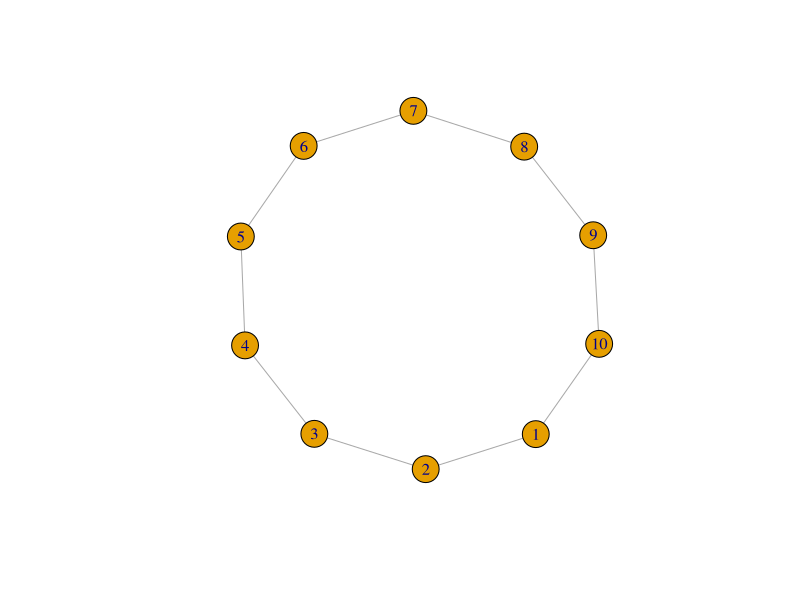
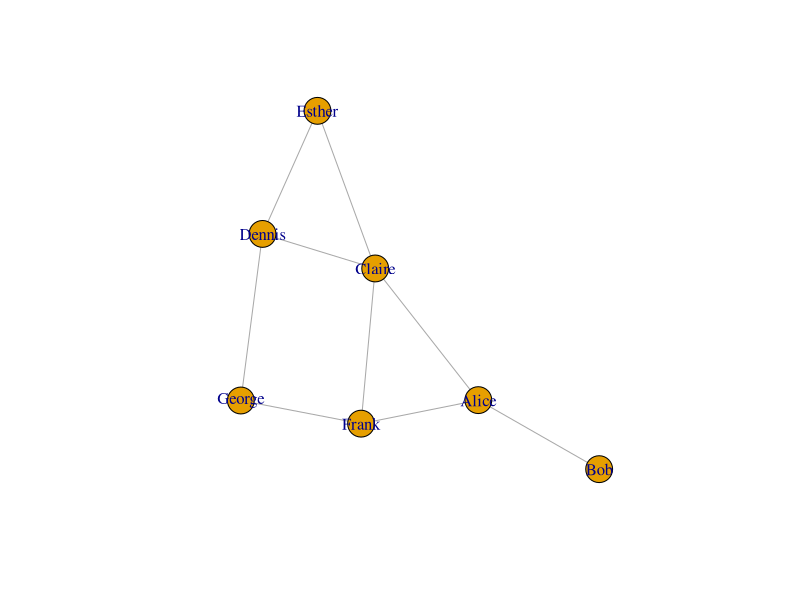

R code for these plots, in order:
#!/usr/bin/env Rscript
# this script does what? Using igraph!
library(igraph)
library(Cairo)

g <- make_ring(10)

set_vertex_attr(g, "name", value = letters[1:10])

# Cairo image template
CairoPNG("igplot0.png", 800, 800)
plot(g)
dev.off()

gz <- make_graph('Zachary')

# this one is quite good, and is related to a canonical exmpl in graph
# theory: freindship groups (Kevin Bacon)
gn <- make_graph(~ Alice-Bob:Claire:Frank, Claire-Alice:Dennis:Frank:Esther,
                George-Dennis:Frank, Dennis-Esther)
# that syntax is sort of weird. No quotes!
# no it's no so weird. the first one means Alice .. is connected directly to Bolb, Claire and Frank
# so it's three edges.
# Alice is the source vertexZZ
CairoPNG("igplot2.png", 800, 800)
plot(gn)
dev.off()

# So what's unusually about igraph is that the function syntax
# with V() and E() actually sets attributes, and need not be stored 
V(gn)$age <- c(25, 31, 18, 23, 47, 22, 50) 
V(gn)$gender <- c("f", "m", "f", "m", "m", "f", "m")
E(gn)$is_formal <- c(FALSE, FALSE, TRUE, TRUE, TRUE, FALSE, TRUE, FALSE, FALSE)

# add_vertices(gn, 16) will add 16 connected vertices to the friend
